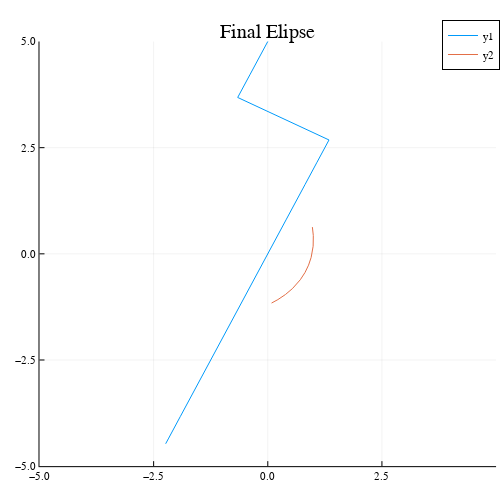

Notebook code for this chart:
### Code cell
Plots.plot(trans_comb_mat_1[1,:], trans_comb_mat_1[2,:], xlims=(-5,5), ylims=(-5,5))
Plots.plot!(trans_comb_mat_2[1,:], trans_comb_mat_2[2,:], xlims=(-5,5), ylims=(-5,5))
Plots.title!("Final Elipse")

### Figure 1 — Plotly figure (JSON) as saved in the notebook; plotly's stock layout.template omitted (floating-point values rounded to 4 significant figures; data arrays with more than 128 entries replaced by an {"elided": "..."} marker saying what was removed)
{"data": [{"colorbar": {"title": ""}, "legendgroup": "y1", "line": {"color": "rgba(0, 154, 250, 1.000)", "dash": "solid", "shape": "linear", "width": 1}, "mode": "lines", "name": "y1", "showlegend": true, "type": "scatter", "x": {"elided": "10001 float values"}, "xaxis": "x", "y": {"elided": "10001 float values"}, "yaxis": "y", "zmax": null, "zmin": null}, {"colorbar": {"title": ""}, "legendgroup": "y2", "line": {"color": "rgba(227, 111, 71, 1.000)", "dash": "solid", "shape": "linear", "width": 1}, "mode": "lines", "name": "y2", "showlegend": true, "type": "scatter", "x": {"elided": "2001 float values"}, "xaxis": "x", "y": {"elided": "2001 float values"}, "yaxis": "y", "zmax": null, "zmin": null}], "layout": {"annotations": [{"font": {"color": "rgba(0, 0, 0, 1.000)", "family": "sans-serif", "size": 20}, "rotation": 0, "showarrow": false, "text": "Final Elipse", "x": 0.5356, "xanchor": "center", "xref": "paper", "y": 1, "yanchor": "top", "yref": "paper"}], "height": 500, "legend": {"bgcolor": "rgba(255, 255, 255, 1.000)", "bordercolor": "rgba(0, 0, 0, 1.000)", "borderwidth": 1, "font": {"color": "rgba(0, 0, 0, 1.000)", "family": "sans-serif", "size": 11}, "tracegroupgap": 0, "traceorder": "normal", "x": 1, "xanchor": "auto", "y": 1, "yanchor": "auto"}, "margin": {"b": 20, "l": 0, "r": 0, "t": 20}, "paper_bgcolor": "rgba(255, 255, 255, 1.000)", "plot_bgcolor": "rgba(255, 255, 255, 1.000)", "showlegend": true, "width": 500, "xaxis": {"anchor": "y", "domain": [0.07899, 0.9921], "gridcolor": "rgba(0, 0, 0, 0.100)", "gridwidth": 0.5, "linecolor": "rgba(0, 0, 0, 1.000)", "mirror": false, "range": [-5, 5], "showgrid": true, "showline": true, "showticklabels": true, "tickangle": 0, "tickcolor": "rgb(0, 0, 0)", "tickfont": {"color": "rgba(0, 0, 0, 1.000)", "family": "sans-serif", "size": 11}, "tickmode": "array", "ticks": "inside", "ticktext": ["−5.0", "−2.5", "0.0", "2.5", "5.0"], "tickvals": [-5, -2.5, 0, 2.5, 5], "title": "", "titlefont": {"color": "rgba(0, 0, 0, 1.000)", "family": "sans-serif", "size": 15}, "type": "-", "visible": true, "zeroline": false, "zerolinecolor": "rgba(0, 0, 0, 1.000)"}, "yaxis": {"anchor": "x", "domain": [0.0301, 0.9532], "gridcolor": "rgba(0, 0, 0, 0.100)", "gridwidth": 0.5, "linecolor": "rgba(0, 0, 0, 1.000)", "mirror": false, "range": [-5, 5], "showgrid": true, "showline": true, "showticklabels": true, "tickangle": 0, "tickcolor": "rgb(0, 0, 0)", "tickfont": {"color": "rgba(0, 0, 0, 1.000)", "family": "sans-serif", "size": 11}, "tickmode": "array", "ticks": "inside", "ticktext": ["−5.0", "−2.5", "0.0", "2.5", "5.0"], "tickvals": [-5, -2.5, 0, 2.5, 5], "title": "", "titlefont": {"color": "rgba(0, 0, 0, 1.000)", "family": "sans-serif", "size": 15}, "type": "-", "visible": true, "zeroline": false, "zerolinecolor": "rgba(0, 0, 0, 1.000)"}}}
